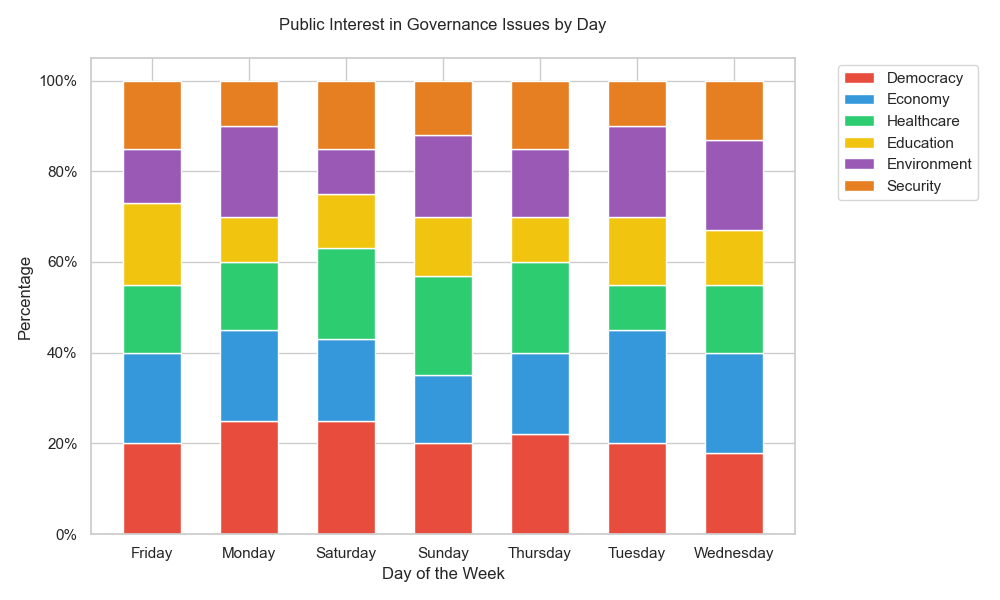

This figure's Python source:

import seaborn as sns
import matplotlib.pyplot as plt
import pandas as pd

# Define the data
data = [
    {'Day': 'Monday', 'Democracy': 0.25, 'Economy': 0.20, 'Healthcare': 0.15, 'Education': 0.10, 'Environment': 0.20, 'Security': 0.10},
    {'Day': 'Tuesday', 'Democracy': 0.20, 'Economy': 0.25, 'Healthcare': 0.10, 'Education': 0.15, 'Environment': 0.20, 'Security': 0.10},
    {'Day': 'Wednesday', 'Democracy': 0.18, 'Economy': 0.22, 'Healthcare': 0.15, 'Education': 0.12, 'Environment': 0.20, 'Security': 0.13},
    {'Day': 'Thursday', 'Democracy': 0.22, 'Economy': 0.18, 'Healthcare': 0.20, 'Education': 0.10, 'Environment': 0.15, 'Security': 0.15},
    {'Day': 'Friday', 'Democracy': 0.20, 'Economy': 0.20, 'Healthcare': 0.15, 'Education': 0.18, 'Environment': 0.12, 'Security': 0.15},
    {'Day': 'Saturday', 'Democracy': 0.25, 'Economy': 0.18, 'Healthcare': 0.20, 'Education': 0.12, 'Environment': 0.10, 'Security': 0.15},
    {'Day': 'Sunday', 'Democracy': 0.20, 'Economy': 0.15, 'Healthcare': 0.22, 'Education': 0.13, 'Environment': 0.18, 'Security': 0.12}
]

# Transform data into a pandas DataFrame
df = pd.DataFrame(data)

# Prepare data for 100% stacked bar chart
df.set_index('Day', inplace=True)
df.sort_index(inplace=True)

# Calculate cumulative sum for stacking
cumsum_df = df.cumsum(axis=1)

# Start plotting
fig, ax = plt.subplots(figsize=(10, 6))

# Plotting each layer of the stacked bar
colors = ['#E74C3C', '#3498DB', '#2ECC71', '#F1C40F', '#9B59B6', '#E67E22']
width = 0.6  # Change the width of the bars
for i, col in enumerate(df.columns):
    ax.bar(df.index, df[col], bottom=cumsum_df[col] - df[col], color=colors[i], edgecolor='white', width=width)

# Customizing the plot
plt.xticks(rotation=0)
plt.yticks(ticks=[0, 0.2, 0.4, 0.6, 0.8, 1], labels=['0%', '20%', '40%', '60%', '80%', '100%'])
plt.xlabel('Day of the Week')
plt.ylabel('Percentage')
plt.title('Public Interest in Governance Issues by Day', pad=20)
plt.legend(df.columns, bbox_to_anchor=(1.05, 1), loc='upper left')
plt.tight_layout()

# Show the plot
plt.show()
